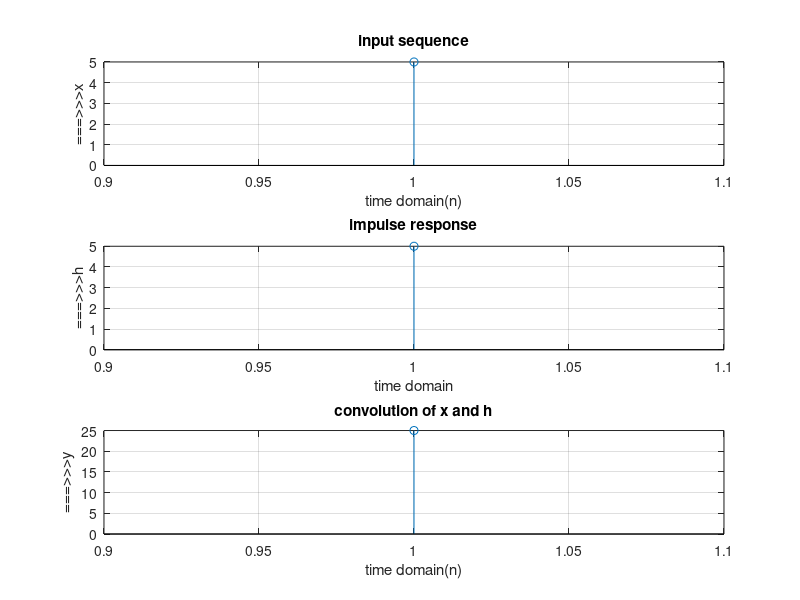

Write the MATLAB code that produced this figure.
x=input('Enter the i/p sequence');
subplot(3,1,1);
stem(x);
xlabel('time domain(n)');
ylabel('===>>>x');
title('input sequence');
grid on
h=input('Enter the impulse sequence');

subplot(3,1,2);
stem(h);
xlabel('time domain');
ylabel('===>>>h');
title('impulse response');
grid on
y= conv(x,h);

subplot(3,1,3);
stem(y);
xlabel('time domain(n)');
ylabel('===>>>y');
title('convolution of x and h');
grid on